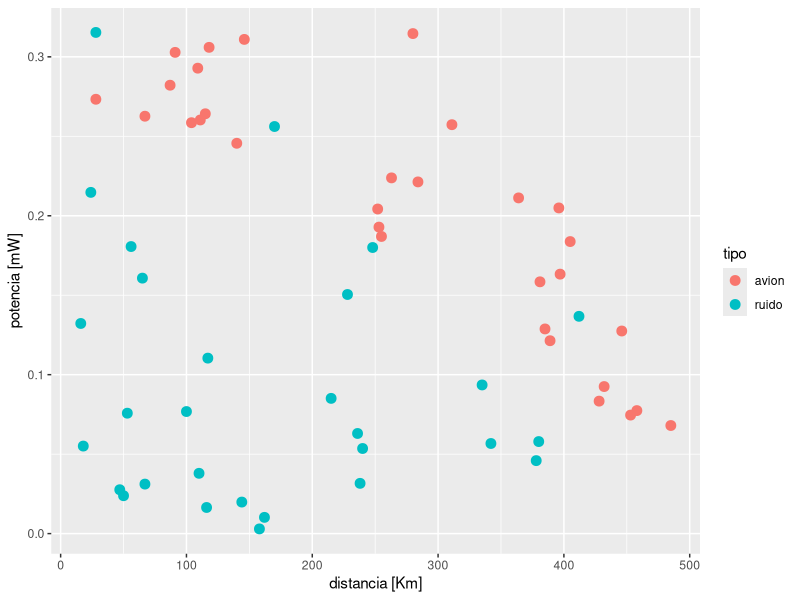
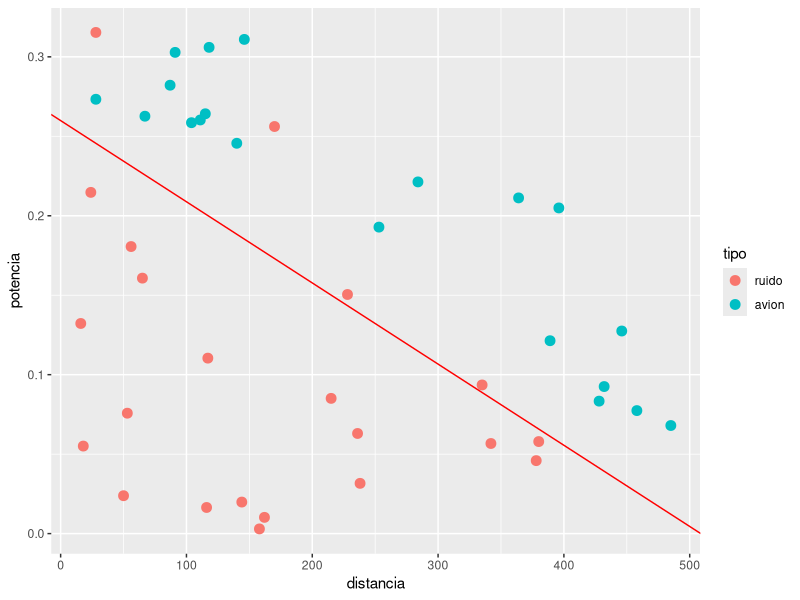
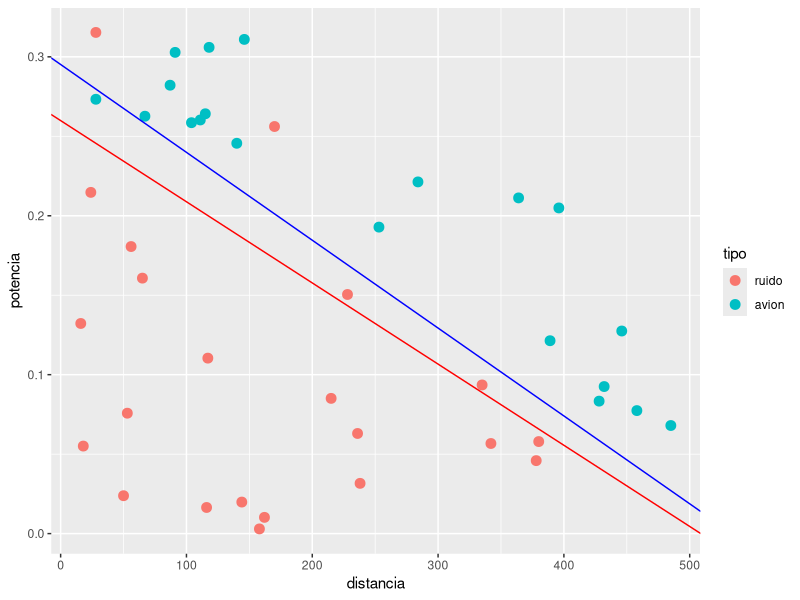
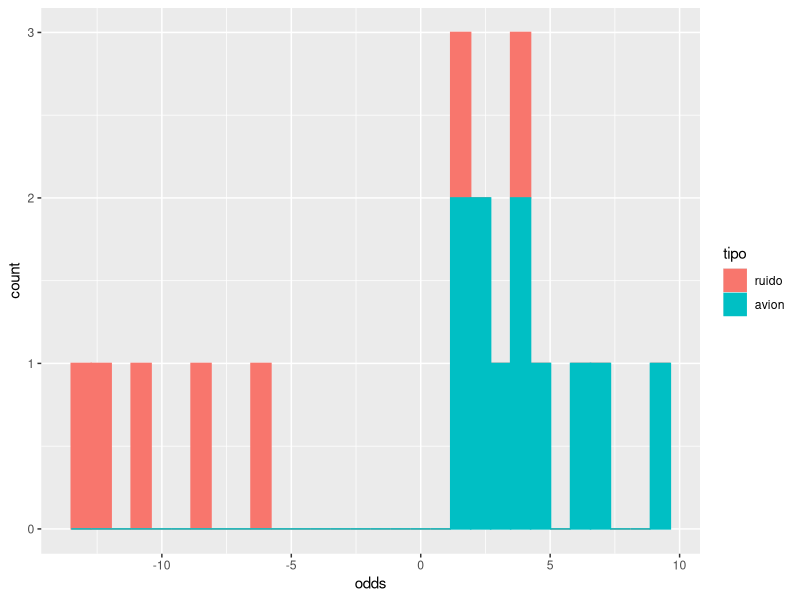
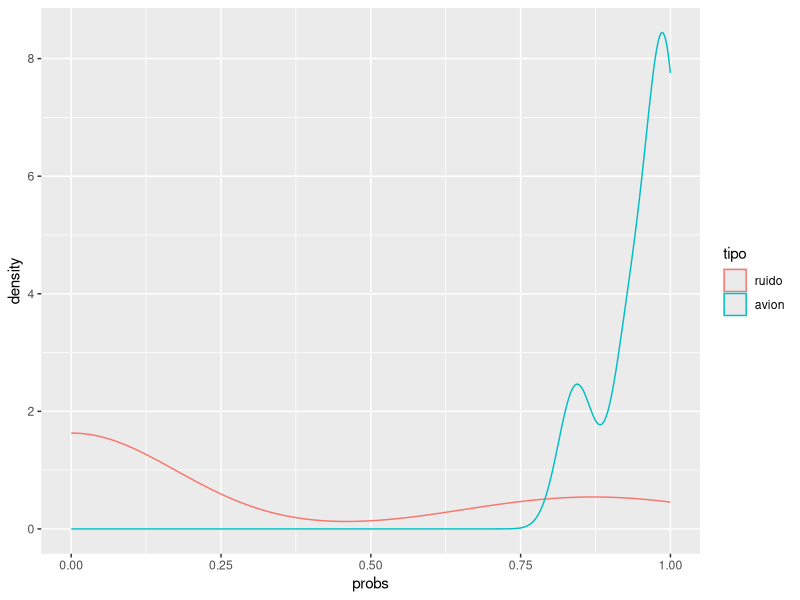
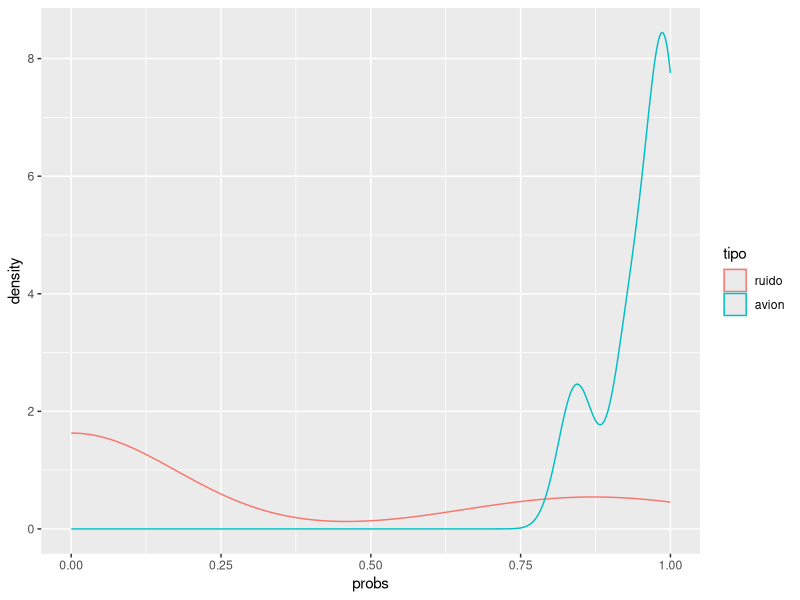
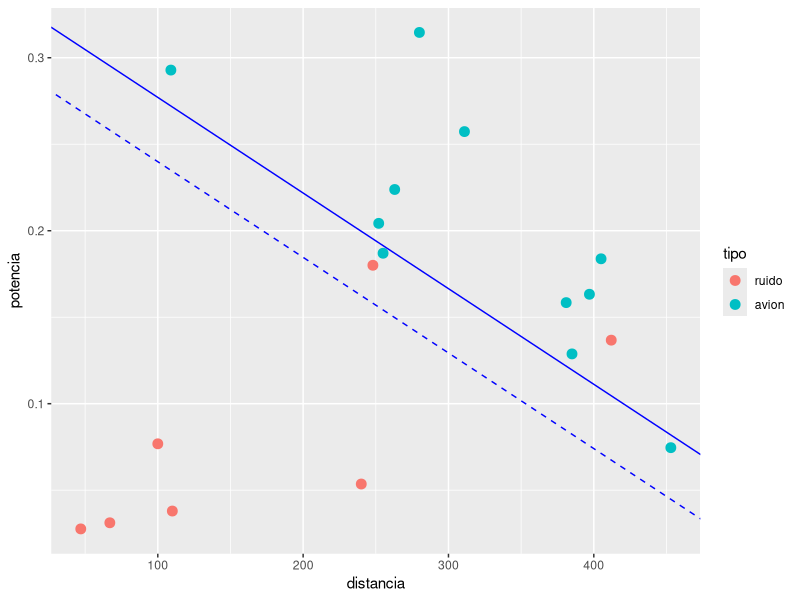

The R source for these figures, in order:
## ---- chunk 1
options(repr.plot.height=4,repr.plot.width=8,repr.plot.res = 300)

library(ggplot2)

radar<-read.csv("data/radar-lite.csv", stringsAsFactors = T)
summary(radar)
## ---- chunk 2
ggplot(radar,aes(x=distancia,y=potencia,color=tipo))+geom_point(size=3)+
 ylab("potencia [mW]")+xlab("distancia [Km]")
## ---- chunk 3
# usamos relevel para asignar el primer valor del factor a ruido. 

radar$tipo <- relevel(radar$tipo,ref="ruido")


radar$tipo.n[radar$tipo=="avion"] <- 1
radar$tipo.n[radar$tipo=="ruido" ]<- 0

summary(radar)
## ---- chunk 4
set.seed(1)
set.seed(2)

# fefinimos los dataframes para test y training. 
itrain <- sample(1:nrow(radar),round(nrow(radar)*0.7))

radar.train<- radar[itrain,]
radar.test <- radar[-itrain,]

# calculamos la regresión lineal. 
modellm<-lm(data=radar.train,formula=tipo.n~distancia+potencia)
beta<-modellm$coefficients

ggplot(radar.train,aes(x=distancia,y=potencia,color=tipo))+geom_point(size=3)+
 geom_abline(intercept = (0.5-beta[1])/beta[3],slope = -beta[2]/beta[3], color="red" )
## ---- chunk 5
summary(radar.train)
summary(radar.test)
## ---- chunk 6
model <- glm(data=radar.train, formula=tipo~distancia+potencia, family=binomial(link='logit'))

betalg <- model$coefficients

ggplot(radar.train,aes(x=distancia, y=potencia, color=tipo)) + 
  geom_point(size=3) +
  geom_abline(intercept = (0.5-beta[1])/beta[3],slope = -beta[2]/beta[3], color="red" )    +
  geom_abline(intercept = -betalg[1]/betalg[3],slope = -betalg[2]/betalg[3], color="blue" )
## ---- chunk 7
out <- radar.test

# añadimos una columna y con la predicción del modelo. 
out$logodds <- predict(model,radar.test)

ggplot(out, aes(x=logodds, color=tipo)) + 
  geom_histogram(aes(fill=tipo)) + 
  xlab("odds")
## ---- chunk 8
out<-radar.test

out["logodds"] <- predict(model, radar.test)
out["probs"] <- 1/(1+exp(-out["logodds"]))

#Así tendríamos una función de densidad de la probabilidad: 
ggplot(out,aes(x=probs,color=tipo))+geom_density()
## ---- chunk 9
# también podemos obtener la probabilidad directamente si añadimos como parámetro "response" dentro de la función predict. 

out["probs"] <- predict (model,radar.test, type="response")

ggplot(out,aes(x=probs,color=tipo))+geom_density()
## ---- chunk 10
# inicializo una matriz de 2*2 con valores 0 (aunque no es necesario para usar table). 
# la función rep repite un valor (0) el número indicado de veces (4)

M <- matrix(rep(0,4),ncol = 2)
## ---- chunk 11
#guardamos la predicción del modelo en el vector radar_pred. 
radar_pred <- predict(model, radar.test)

#defino un valor umbral (que separa los valores sobre log(Odds)):
umbral <- 2
## ---- chunk 12
#usando el umbral definido, convierto los valores del vector anterior (radar_pred) en un factor avion/ruido. 

y_est = factor( ifelse(radar_pred < umbral, 0, 1), labels=c("ruido","avion"))

## ---- chunk 13
#ya puedo calcular la matriz de confusión:

M = table(real=radar.test$tipo, predicho=y_est)
## ---- chunk 14
#pintamos los dos modelos)
ggplot(radar.test,aes(x=distancia,y=potencia,color=tipo)) + 
  geom_point(size=3) + 
  geom_abline(intercept=(-betalg[1])/betalg[3], slope=-betalg[2]/betalg[3], color="blue", linetype="dashed") +
  geom_abline(intercept = (umbral-betalg[1])/betalg[3],slope = -betalg[2]/betalg[3], color="blue" )
